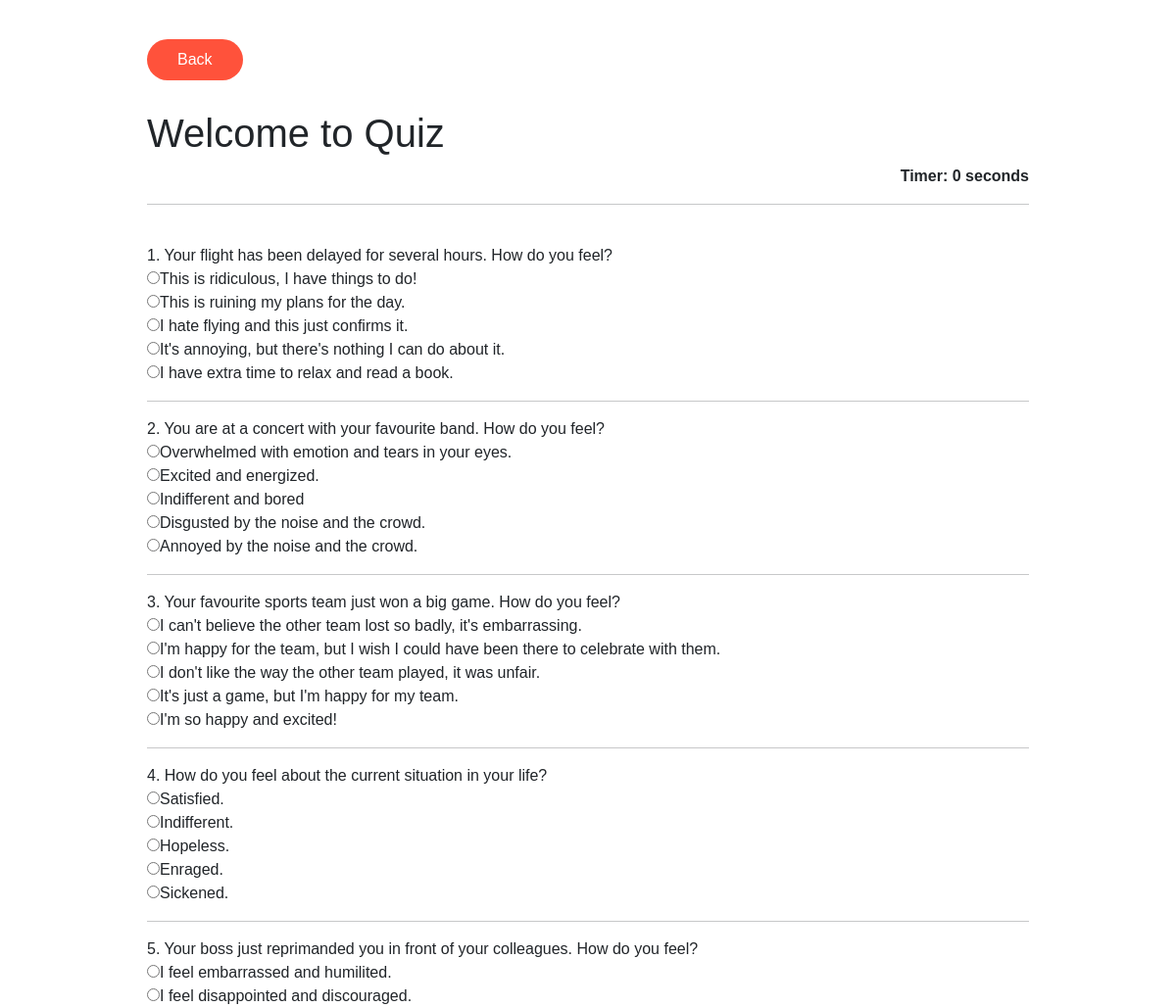
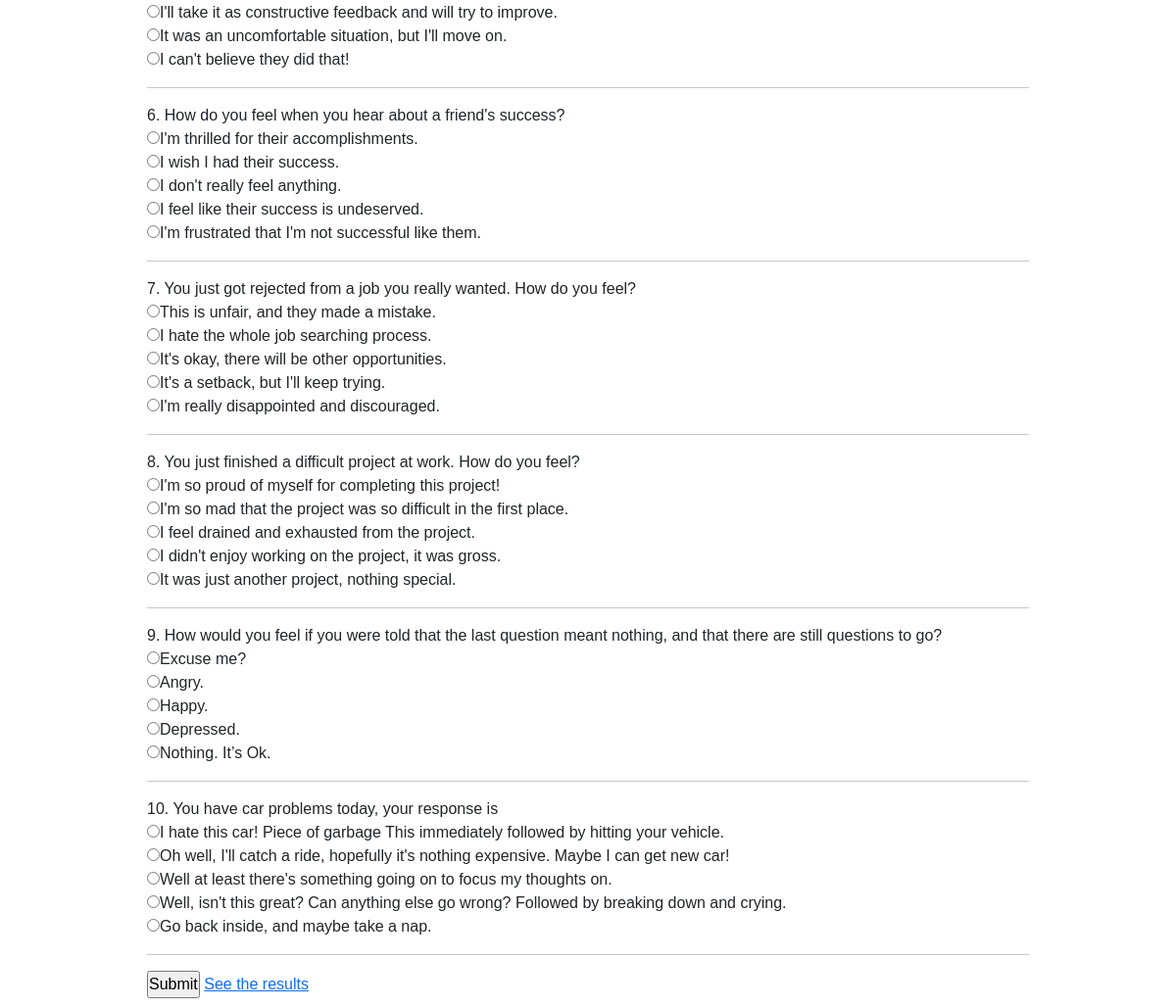
/songreccom/quiz, run on the app's committed database (2 pictures, top to bottom).
### songreccom/models.py (models this page shows, shortened)
class quiz(models.Model):
    question=models.CharField(max_length=200,null=True,blank=True)
    op1=models.CharField(max_length=200,null=True,blank=True)
    op2=models.CharField(max_length=200,null=True,blank=True)
    op3=models.CharField(max_length=200,null=True,blank=True)
    op4=models.CharField(max_length=200,null=True,blank=True)
    op5=models.CharField(max_length=200,null=True,blank=True)

### songreccom/views.py (the view, shortened to what this page needs)
# urls.py: path('songreccom/quiz',views.Quiz,name='quiz'),
def Quiz(request):
    items=list(quiz.objects.all())
    random.shuffle(items)
    q=items[:10]
    strings=[]
    context={'q':q}
    return render(request,'songreccom/quiz.html',context)

### songreccom/templates/songreccom/quiz.html (shortened to what this page needs)
{% extends 'songreccom/main.html' %}
{% block body %}
<div class="container ">
    <a href="{% url 'home'%}" class="btn" >Back</a>
<h1>Welcome to Quiz</h1>
<div align="right " id="displaytimer"><b>Timer: 0 seconds</b></div>
 <hr>
 <br>
 <div>
    <form method="POST">
        {% for i  in q%}
        {{forloop.counter}}. {{i.question}}<br>
            <input type="radio" name="{{i.question}}"  value="{{i.op1}}">{{i.op1}}<br>
            <input type="radio" name="{{i.question}}" value="{{i.op2}}">{{i.op2}}<br>
            <input type="radio" name="{{i.question}}" value="{{i.op3}}">{{i.op3}}<br>
            <input type="radio" name="{{i.question}}" value="{{i.op4}}">{{i.op4}}<br>
            <input type="radio" name="{{i.question}}" value="{{i.op5}}">{{i.op5}}
            <hr>
        {% endfor %}
    </form>
    <input type="submit" onclick="displayRadioValue()" >
    <a href="{% url 'result'%}">See the results</a>
</div>
{% endblock body %}

### songreccom/static/css/style.css (style rules this page uses)
* { margin: 0; padding: 0; font-family: 'Poppins',sans-serif; box-sizing: border-box; }
body { background:url(images/back.png) radial-gradient(#fff,#fff4d6 ); }
.container { padding: 10px 10%; }
.btn { display: inline-block; background: #ff523b; color: #fff; padding: 8px 30px; margin: 30px 0; border-radius: 30px; }

### data on the page
quiz: question "Your flight has been delayed for several hours. How do you feel?", op1 "This is ridiculous, I have things to do!", op2 "This is ruining my plans for the day.", op3 "I hate flying and this just confirms it.", op4 "It's annoying, but there's nothing I can do about it.", op5 "I have extra time to relax and read a book."
quiz: question "You are at a concert with your favourite band. How do you feel?", op1 "Overwhelmed with emotion and tears in your eyes.", op2 "Excited and energized.", op3 "Indifferent and bored", op4 "Disgusted by the noise and the crowd.", op5 "Annoyed by the noise and the crowd."
quiz: question "Your favourite sports team just won a big game. How do you feel?", op1 "I can't believe the other team lost so badly, it's embarrassing.", op2 "I'm happy for the team, but I wish I could have been there to celebrate with them.", op3 "I don't like the way the other team played, it was unfair.", op4 "It's just a game, but I'm happy for my team.", op5 "I'm so happy and excited!"
quiz: question "How do you feel about the current situation in your life?", op1 "Satisfied.", op2 "Indifferent.", op3 "Hopeless.", op4 "Enraged.", op5 "Sickened."
quiz: question "Your boss just reprimanded you in front of your colleagues. How do you feel?", op1 "I feel embarrassed and humilited.", op2 "I feel disappointed and discouraged.", op3 "I'll take it as constructive feedback and will try to improve.", op4 "It was an uncomfortable situation, but I'll move on.", op5 "I can't believe they did that!"
quiz: question "How do you feel when you hear about a friend's success?", op1 "I'm thrilled for their accomplishments.", op2 "I wish I had their success.", op3 "I don't really feel anything.", op4 "I feel like their success is undeserved.", op5 "I'm frustrated that I'm not successful like them."
quiz: question "You just got rejected from a job you really wanted. How do you feel?", op1 "This is unfair, and they made a mistake.", op2 "I hate the whole job searching process.", op3 "It's okay, there will be other opportunities.", op4 "It's a setback, but I'll keep trying.", op5 "I'm really disappointed and discouraged."
quiz: question "You just finished a difficult project at work. How do you feel?", op1 "I'm so proud of myself for completing this project!", op2 "I'm so mad that the project was so difficult in the first place.", op3 "I feel drained and exhausted from the project.", op4 "I didn't enjoy working on the project, it was gross.", op5 "It was just another project, nothing special."
quiz: question "How would you feel if you were told that the last question meant nothing, and that there are still questions to go?", op1 "Excuse me?", op2 "Angry.", op3 "Happy.", op4 "Depressed.", op5 "Nothing. It’s Ok."
quiz: question "You have car problems today, your response is", op1 "I hate this car! Piece of garbage This immediately followed by hitting your vehicle.", op2 "Oh well, I'll catch a ride, hopefully it's nothing expensive. Maybe I can get new car!", op3 "Well at least there's something going on to focus my thoughts on.", op4 "Well, isn't this great? Can anything else go wrong? Followed by breaking down and crying.", op5 "Go back inside, and maybe take a nap."
